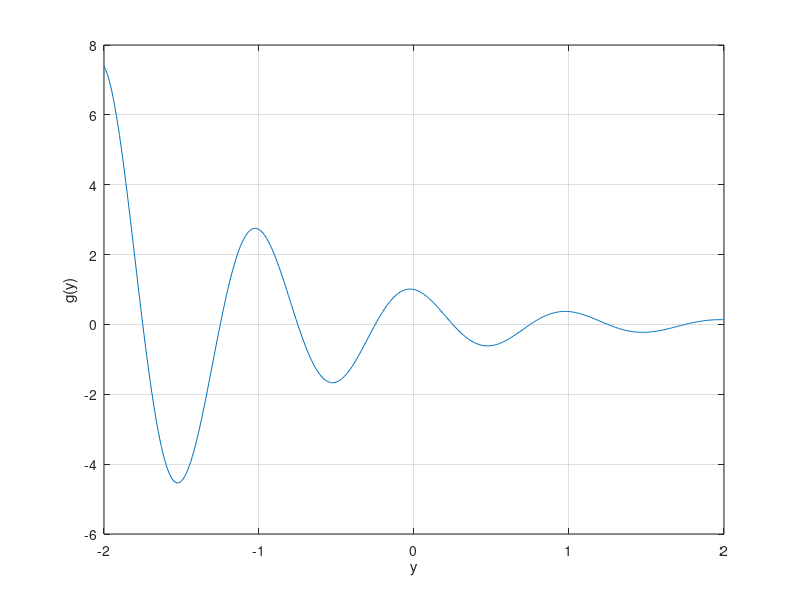
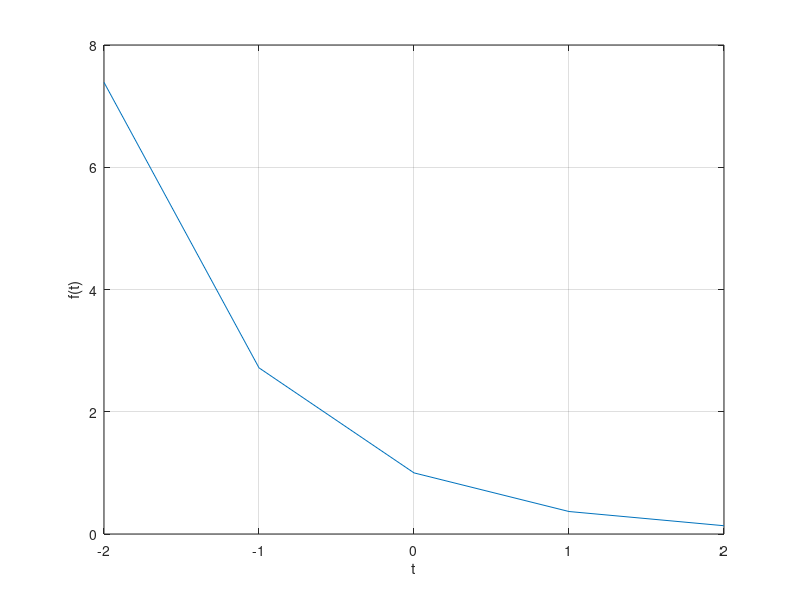
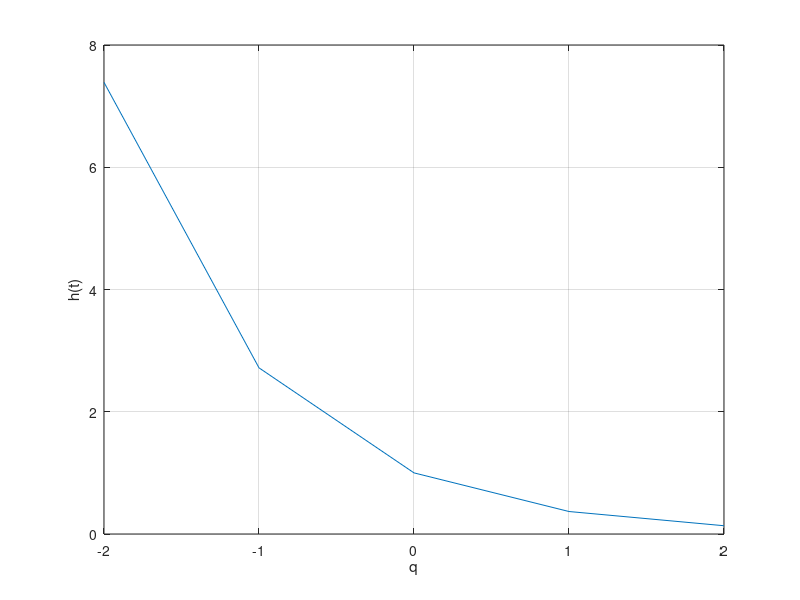

Reproduce these figures in MATLAB, in order.
%part a.1
%A.1  Plot
f = @(t) exp(-t) .* cos(2 * pi * t);
t = -2:2;    
figure(2);
plot(t, f(t)); 
xlabel('t');
ylabel('f(t)');
grid on;

h = @(t) exp(-t);
q = -2:2;    
figure(3);
plot(q, h(t)); 
xlabel('q');
ylabel('h(t)');
grid on;

g = @(t) exp(-t) .* cos(2 * pi * t);
y = -2:0.01:2;    
figure(1);
plot(y, g(y)); 
xlabel('y');
ylabel('g(y)');
grid on;